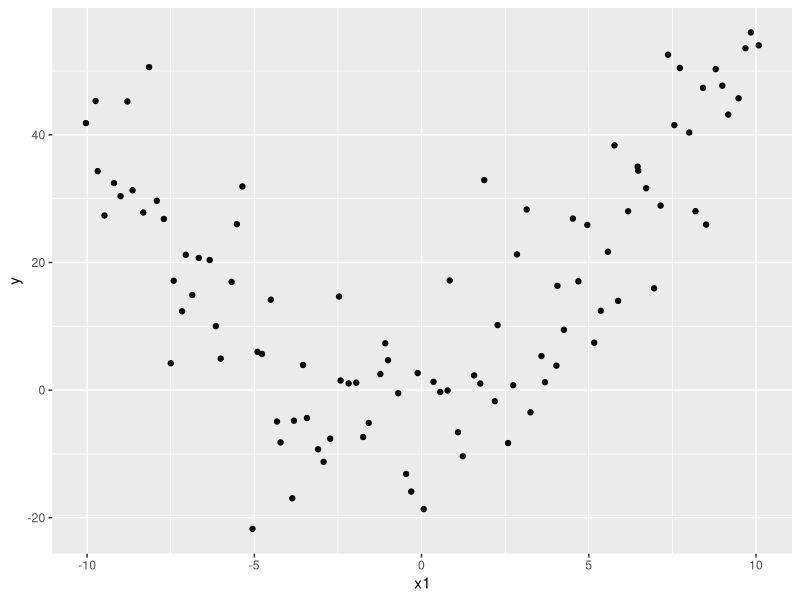
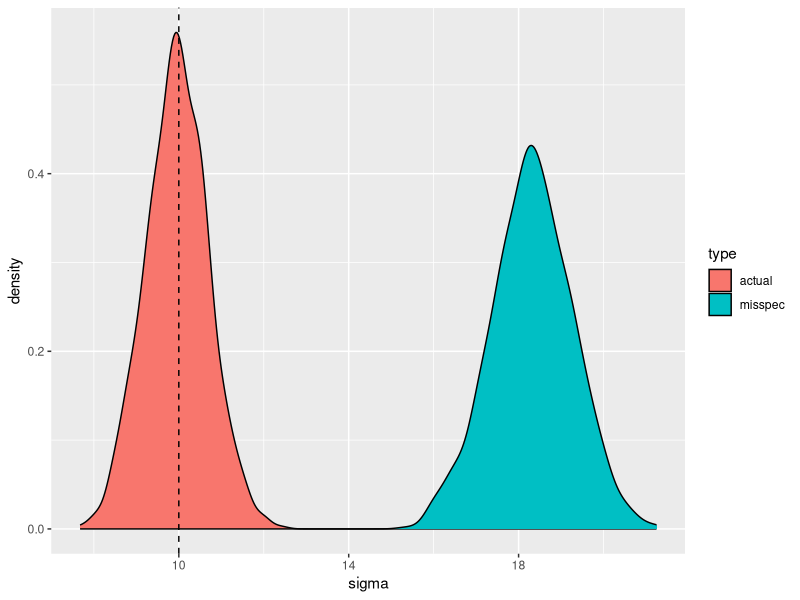
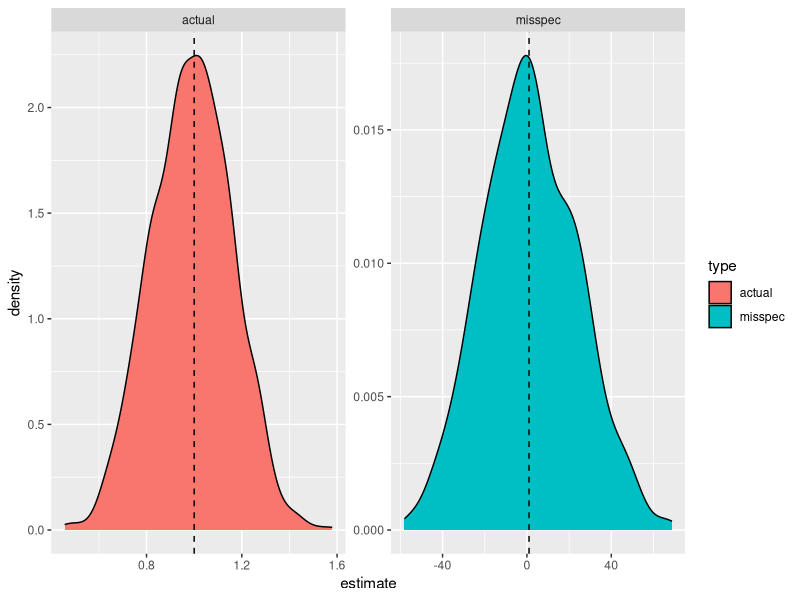
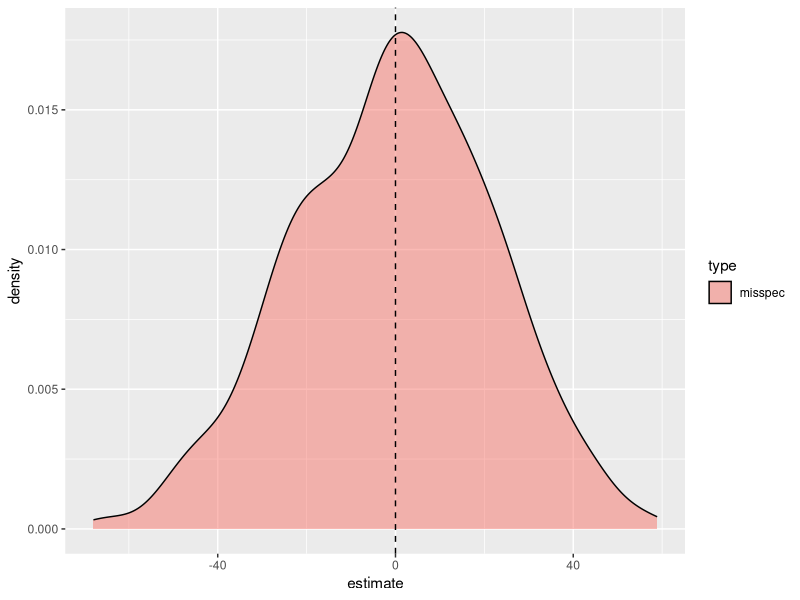

Write the R code that produced these figures, in order.
## ---- chunk 1
#| fig-width: 4
#| fig-height: 4
#| output-location: column

library(tidyverse)
set.seed(2034927344)
data <- tibble(
  x1 = seq(-10, 10, 
           length.out = 100) + 
    runif(100, -.1, .1), # wiggle
  x2 = seq(10, -10, 
           length.out = 100) + 
    runif(100, -.1, .1), # wiggle
  
  # Definitely not linear
  y =  x1 + x1^2/2 + # main effect
    rnorm(100, 0, 10) # actual error
)

ggplot(data, aes(x = x1, y = y)) + 
  geom_point()
## ---- chunk 2
#| output-location: column
model <- lm(y ~ x1 + x2, data = data)
summary(model)

## ---- chunk 3
model2 <- lm(y ~ x1 + I(x1^2), data = data)
summary(model2)
## ---- chunk 4
sim_linearity <- function(i, n = 100, formula = y ~ x1+x2, trueformula = y ~ x1 + I(x1^2)) {
  data <- tibble(
    x1 = seq(-10, 10, length.out = n) + runif(n, -.1, .1),
    x2 = seq(-10, 10, length.out = n) + runif(n, -.1, .1),
    y =  x1 + x1^2/2 + rnorm(n, 0, 10) # Definitely not additive or linear
  )
  
  model <- lm(formula = formula, data = data)
  model2 <- lm(formula = trueformula, data = data)
  tibble(
    i = i, 
    data = list(data), 
    model = tibble(type = c("misspec", "actual"), 
                   model = list(model, model2))
         )
}

set.seed(249382736)
sim_n <- map_df(1:1000, ~sim_linearity(.)) |> 
  unnest(model)
## ---- chunk 5
library(broom) # very useful for tidying nested model dataframes

sim_n <- sim_n |> mutate(
  # One line per parameter
  tidy_model = purrr::map(model, tidy), 
  # One line per model
  glance_model = purrr::map(model, glance))  
## ---- chunk 6
#| fig-width: 8
#| fig-height: 3

tmp <- sim_n |>
  unnest(glance_model)
ggplot(tmp, aes(x = sigma, fill = type)) + 
  geom_density() + 
  geom_vline(xintercept = 10, linetype = "dashed")
## ---- chunk 7
#| fig-width: 8
#| fig-height: 3

sim_n|>
  unnest(tidy_model) |> filter(term == "x1") |>
  ggplot(aes(x = estimate, fill = type)) + 
  geom_density() + 
  geom_vline(xintercept = 1, linetype = "dashed") + 
  facet_wrap(~type, scales="free")
## ---- chunk 8
#| fig-width: 4
#| fig-height: 4
#| output-location: column

sim_n|>
  unnest(tidy_model) |>
  # Only occurs in misspec model
  filter(term == "x2") |>
  ggplot(aes(x = estimate, fill = type)) + 
  geom_density(alpha=0.5) + 
  geom_vline(xintercept = 0, 
             linetype = "dashed")
